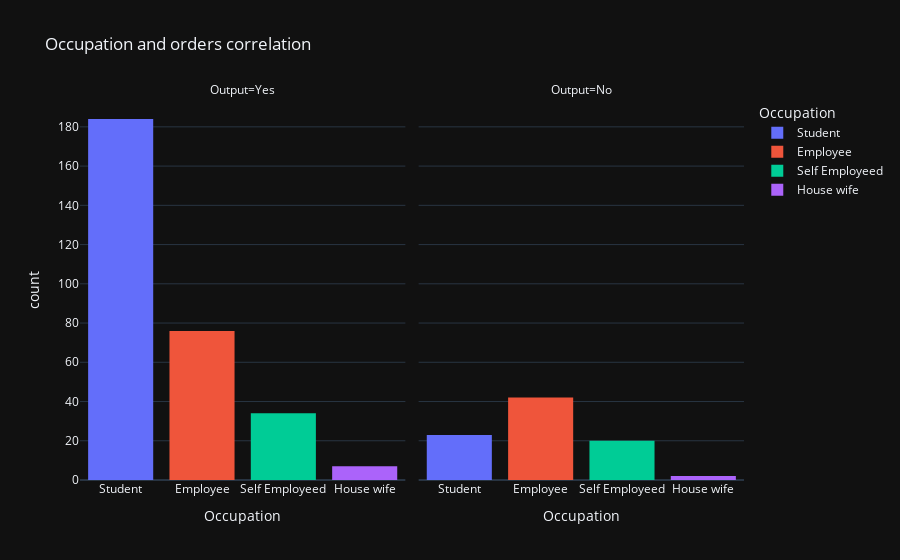

Notebook code cell kept with this figure:
### Code cell
#2. occupation and orders correlation:

px.histogram(df,x="Occupation",color="Occupation",title="Occupation and orders correlation",
             template="plotly_dark", facet_col="Output")

### Figure 1 — Plotly figure (JSON) as saved in the notebook; plotly's stock layout.template omitted (floating-point values rounded to 4 significant figures; data arrays with more than 128 entries replaced by an {"elided": "..."} marker saying what was removed)
{"data": [{"alignmentgroup": "True", "bingroup": "x", "hovertemplate": "Occupation=%{x}<br>Output=Yes<br>count=%{y}<extra></extra>", "legendgroup": "Student", "marker": {"color": "#636efa", "pattern": {"shape": ""}}, "name": "Student", "offsetgroup": "Student", "orientation": "v", "showlegend": true, "type": "histogram", "x": {"elided": "184 str values"}, "xaxis": "x", "yaxis": "y"}, {"alignmentgroup": "True", "bingroup": "x", "hovertemplate": "Occupation=%{x}<br>Output=No<br>count=%{y}<extra></extra>", "legendgroup": "Student", "marker": {"color": "#636efa", "pattern": {"shape": ""}}, "name": "Student", "offsetgroup": "Student", "orientation": "v", "showlegend": false, "type": "histogram", "x": ["Student", "Student", "Student", "Student", "Student", "Student", "Student", "Student", "Student", "Student", "Student", "Student", "Student", "Student", "Student", "Student", "Student", "Student", "Student", "Student", "Student", "Student", "Student"], "xaxis": "x2", "yaxis": "y2"}, {"alignmentgroup": "True", "bingroup": "x", "hovertemplate": "Occupation=%{x}<br>Output=Yes<br>count=%{y}<extra></extra>", "legendgroup": "Employee", "marker": {"color": "#EF553B", "pattern": {"shape": ""}}, "name": "Employee", "offsetgroup": "Employee", "orientation": "v", "showlegend": true, "type": "histogram", "x": ["Employee", "Employee", "Employee", "Employee", "Employee", "Employee", "Employee", "Employee", "Employee", "Employee", "Employee", "Employee", "Employee", "Employee", "Employee", "Employee", "Employee", "Employee", "Employee", "Employee", "Employee", "Employee", "Employee", "Employee", "Employee", "Employee", "Employee", "Employee", "Employee", "Employee", "Employee", "Employee", "Employee", "Employee", "Employee", "Employee", "Employee", "Employee", "Employee", "Employee", "Employee", "Employee", "Employee", "Employee", "Employee", "Employee", "Employee", "Employee", "Employee", "Employee", "Employee", "Employee", "Employee", "Employee", "Employee", "Employee", "Employee", "Employee", "Employee", "Employee", "Employee", "Employee", "Employee", "Employee", "Employee", "Employee", "Employee", "Employee", "Employee", "Employee", "Employee", "Employee", "Employee", "Employee", "Employee", "Employee"], "xaxis": "x", "yaxis": "y"}, {"alignmentgroup": "True", "bingroup": "x", "hovertemplate": "Occupation=%{x}<br>Output=No<br>count=%{y}<extra></extra>", "legendgroup": "Employee", "marker": {"color": "#EF553B", "pattern": {"shape": ""}}, "name": "Employee", "offsetgroup": "Employee", "orientation": "v", "showlegend": false, "type": "histogram", "x": ["Employee", "Employee", "Employee", "Employee", "Employee", "Employee", "Employee", "Employee", "Employee", "Employee", "Employee", "Employee", "Employee", "Employee", "Employee", "Employee", "Employee", "Employee", "Employee", "Employee", "Employee", "Employee", "Employee", "Employee", "Employee", "Employee", "Employee", "Employee", "Employee", "Employee", "Employee", "Employee", "Employee", "Employee", "Employee", "Employee", "Employee", "Employee", "Employee", "Employee", "Employee", "Employee"], "xaxis": "x2", "yaxis": "y2"}, {"alignmentgroup": "True", "bingroup": "x", "hovertemplate": "Occupation=%{x}<br>Output=Yes<br>count=%{y}<extra></extra>", "legendgroup": "Self Employeed", "marker": {"color": "#00cc96", "pattern": {"shape": ""}}, "name": "Self Employeed", "offsetgroup": "Self Employeed", "orientation": "v", "showlegend": true, "type": "histogram", "x": ["Self Employeed", "Self Employeed", "Self Employeed", "Self Employeed", "Self Employeed", "Self Employeed", "Self Employeed", "Self Employeed", "Self Employeed", "Self Employeed", "Self Employeed", "Self Employeed", "Self Employeed", "Self Employeed", "Self Employeed", "Self Employeed", "Self Employeed", "Self Employeed", "Self Employeed", "Self Employeed", "Self Employeed", "Self Employeed", "Self Employeed", "Self Employeed", "Self Employeed", "Self Employeed", "Self Employeed", "Self Employeed", "Self Employeed", "Self Employeed", "Self Employeed", "Self Employeed", "Self Employeed", "Self Employeed"], "xaxis": "x", "yaxis": "y"}, {"alignmentgroup": "True", "bingroup": "x", "hovertemplate": "Occupation=%{x}<br>Output=No<br>count=%{y}<extra></extra>", "legendgroup": "Self Employeed", "marker": {"color": "#00cc96", "pattern": {"shape": ""}}, "name": "Self Employeed", "offsetgroup": "Self Employeed", "orientation": "v", "showlegend": false, "type": "histogram", "x": ["Self Employeed", "Self Employeed", "Self Employeed", "Self Employeed", "Self Employeed", "Self Employeed", "Self Employeed", "Self Employeed", "Self Employeed", "Self Employeed", "Self Employeed", "Self Employeed", "Self Employeed", "Self Employeed", "Self Employeed", "Self Employeed", "Self Employeed", "Self Employeed", "Self Employeed", "Self Employeed"], "xaxis": "x2", "yaxis": "y2"}, {"alignmentgroup": "True", "bingroup": "x", "hovertemplate": "Occupation=%{x}<br>Output=Yes<br>count=%{y}<extra></extra>", "legendgroup": "House wife", "marker": {"color": "#ab63fa", "pattern": {"shape": ""}}, "name": "House wife", "offsetgroup": "House wife", "orientation": "v", "showlegend": true, "type": "histogram", "x": ["House wife", "House wife", "House wife", "House wife", "House wife", "House wife", "House wife"], "xaxis": "x", "yaxis": "y"}, {"alignmentgroup": "True", "bingroup": "x", "hovertemplate": "Occupation=%{x}<br>Output=No<br>count=%{y}<extra></extra>", "legendgroup": "House wife", "marker": {"color": "#ab63fa", "pattern": {"shape": ""}}, "name": "House wife", "offsetgroup": "House wife", "orientation": "v", "showlegend": false, "type": "histogram", "x": ["House wife", "House wife"], "xaxis": "x2", "yaxis": "y2"}], "layout": {"annotations": [{"font": {}, "showarrow": false, "text": "Output=Yes", "x": 0.245, "xanchor": "center", "xref": "paper", "y": 1, "yanchor": "bottom", "yref": "paper"}, {"font": {}, "showarrow": false, "text": "Output=No", "x": 0.755, "xanchor": "center", "xref": "paper", "y": 1, "yanchor": "bottom", "yref": "paper"}], "barmode": "relative", "legend": {"title": {"text": "Occupation"}, "tracegroupgap": 0}, "title": {"text": "Occupation and orders correlation"}, "xaxis": {"anchor": "y", "categoryarray": ["Student", "Employee", "Self Employeed", "House wife"], "categoryorder": "array", "domain": [0, 0.49], "title": {"text": "Occupation"}}, "xaxis2": {"anchor": "y2", "categoryarray": ["Student", "Employee", "Self Employeed", "House wife"], "categoryorder": "array", "domain": [0.51, 1], "matches": "x", "title": {"text": "Occupation"}}, "yaxis": {"anchor": "x", "domain": [0, 1], "title": {"text": "count"}}, "yaxis2": {"anchor": "x2", "domain": [0, 1], "matches": "y", "showticklabels": false}}}
